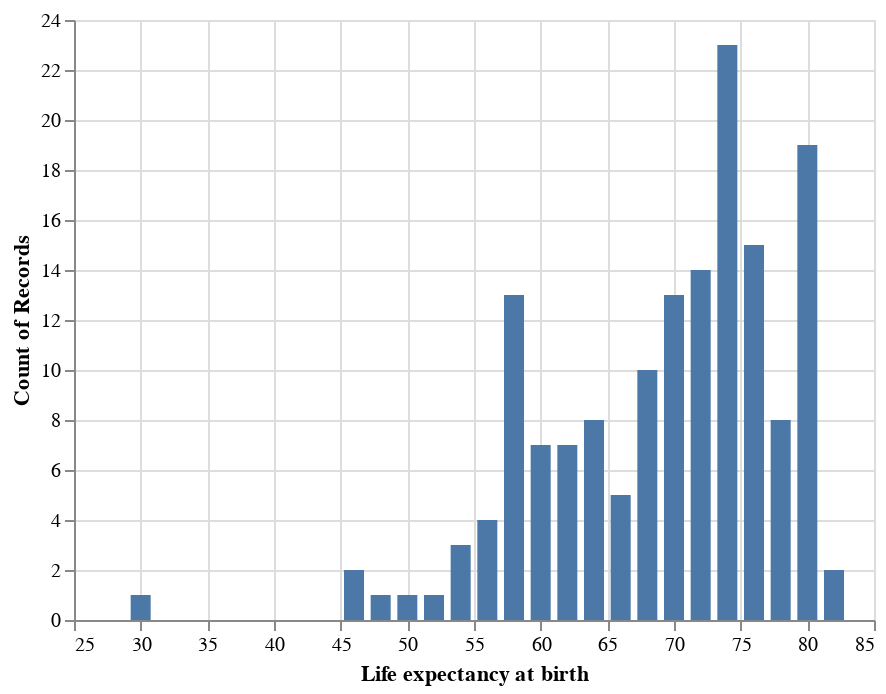

Here is the notebook cell this chart was saved with:
### Markdown cell above
Well, these operations can be articulated as a transform in Altair using `.bin_transform()`:

### Code cell
# filter, bin, and plot
alt.Chart(
    data
).transform_filter(
    alt.FieldEqualPredicate(field = 'Year', 
                            equal = 2010)
).transform_bin(
    'Life expectancy at birth', # name to give binned variable
    field = 'All', # variable to bin
    bin = alt.Bin(step = 2) # binning parameters
).mark_bar(size = 10).encode(
    x = 'Life expectancy at birth:Q', 
    y = 'count()'
)

### Figure 1 — Vega-Lite specification as saved in the notebook (floating-point values rounded to 4 significant figures; data arrays with more than 128 entries replaced by an {"elided": "..."} marker saying what was removed)
{"config": {"view": {"continuousWidth": 400, "continuousHeight": 300}}, "data": {"name": "data-c482617b7135038ac9b5a73542beb500"}, "mark": {"type": "bar", "size": 10}, "encoding": {"x": {"type": "quantitative", "field": "Life expectancy at birth"}, "y": {"type": "quantitative", "aggregate": "count"}}, "transform": [{"filter": {"equal": 2010, "field": "Year"}}, {"bin": {"step": 2}, "field": "All", "as": "Life expectancy at birth"}], "$schema": "https://vega.github.io/schema/vega-lite/v4.8.1.json", "datasets": {"data-c482617b7135038ac9b5a73542beb500": {"elided": "620 records"}}}
